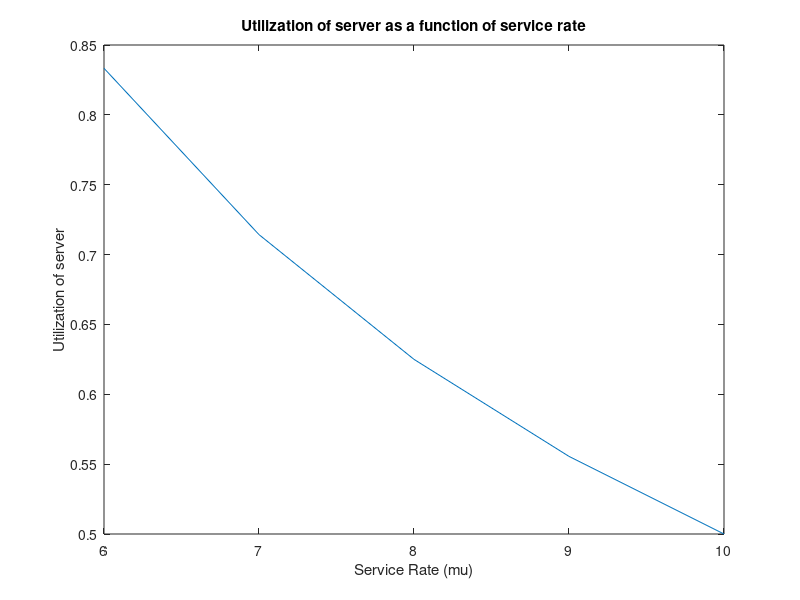
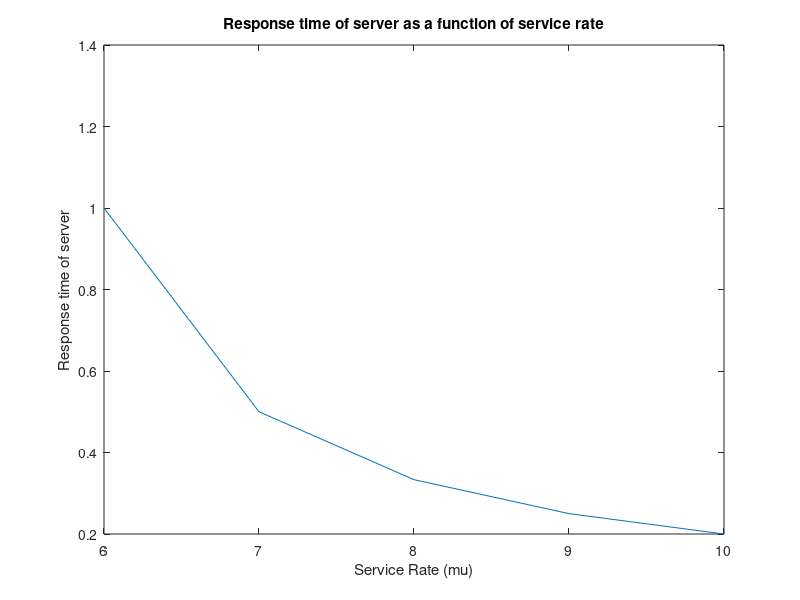
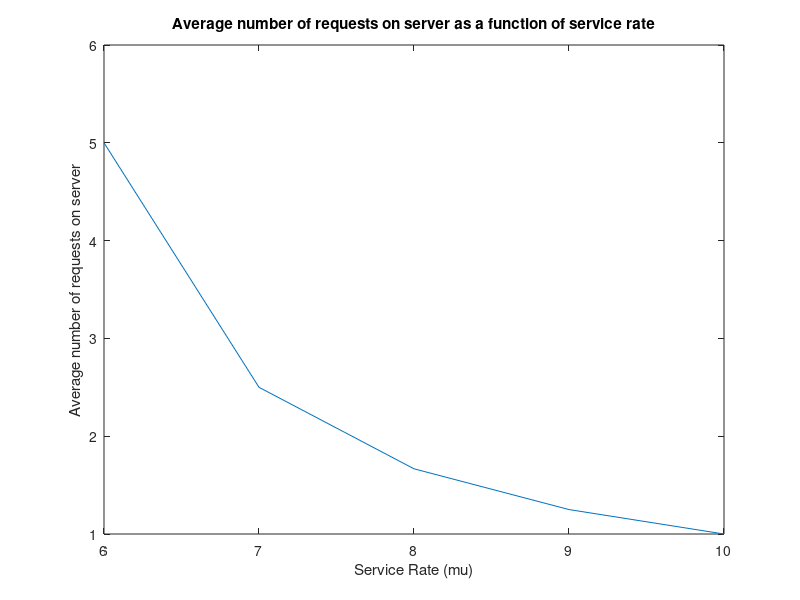
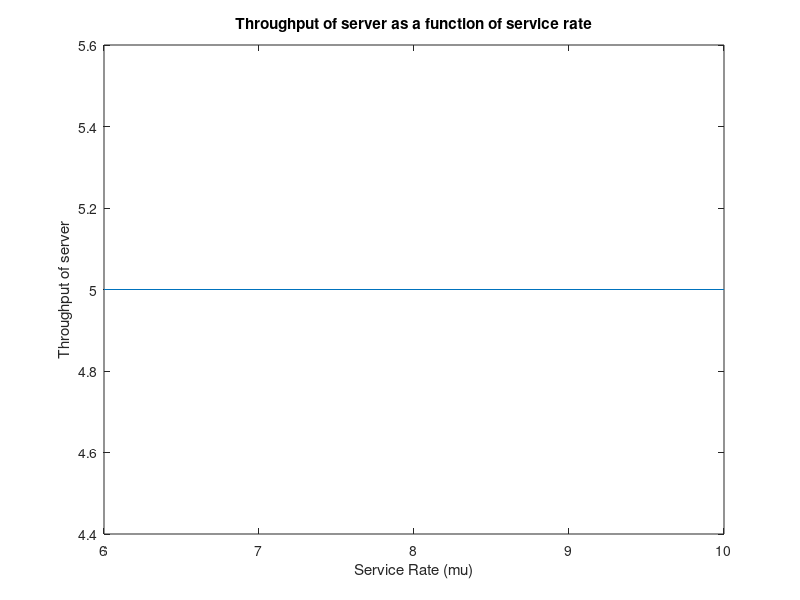

Recreate these plots in MATLAB, in order.
pkg load queueing;

clc;
clear all;
close all;

% TASK: Plot the charts of utilization, response time, average number of 
% customers and throughput for the allowed mu's.

l = [5, 5, 5, 5, 5];
mu = [6, 7, 8, 9, 10];

for i=0:4
  [util, resp, numb, through] = qsmm1(l,mu);
endfor

figure(1);
plot(mu, util);
xlabel ("Service Rate (mu)");
ylabel ("Utilization of server");
title ("Utilization of server as a function of service rate");

figure(2);
plot(mu, resp);
xlabel ("Service Rate (mu)");
ylabel ("Response time of server");
title ("Response time of server as a function of service rate");

figure(3);
plot(mu, numb);
xlabel ("Service Rate (mu)");
ylabel ("Average number of requests on server");
title ("Average number of requests on server as a function of service rate");

figure(4);
plot(mu, through);
xlabel ("Service Rate (mu)");
ylabel ("Throughput of server");
title ("Throughput of server as a function of service rate");